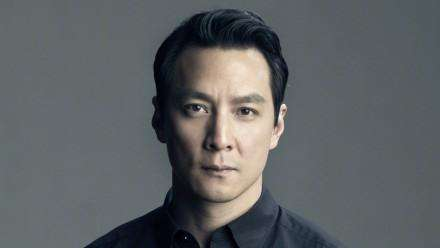
#> input picture students/LvTao/20200410/face1.jpg, 440 x 248 px
$ python 0410_2.py
#> lines starting #> are read from the running program, lines starting #| are printed output that depends on the picture; after the words box and inside, x2 and y2 are one past the last pixel; in counts of white or black regions, pixels touching at a corner belong together
import numpy as np
import cv2

face_cascade = cv2.CascadeClassifier('haarcascade_frontalface_default.xml')
eye_cascade = cv2.CascadeClassifier('haarcascade_eye.xml')
img = cv2.imread("face1.jpg")
#> img is the input picture: shape (248, 440, 3); mean B, G, R 100.1, 97.1, 94.5
gray = cv2.cvtColor(img, cv2.COLOR_BGR2GRAY)
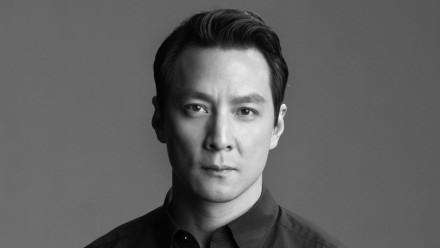
#> gray: shape (248, 440); min 1, max 247, mean 96.6

faces = face_cascade.detectMultiScale(gray, 1.3, 5)
#> faces = [[159, 60, 131, 131]]
for (x,y,w,h) in faces:
    img = cv2.rectangle(img,(x,y),(x+w,y+h),(255,0,0),2)
    roi_gray = gray[y:y+h, x:x+w]
    roi_color = img[y:y+h, x:x+w]
    eyes = eye_cascade.detectMultiScale(roi_gray)
    for (ex,ey,ew,eh) in eyes:
        cv2.rectangle(roi_color,(ex,ey),(ex+ew,ey+eh),(0,255,0),2)
#> this loop made 1 pass
#> (x, y, w, h, eyes) on pass 1: (159, 60, 131, 131, [[24, 35, 28, 28], [69, 34, 33, 33]])
#> pass 1, `img = cv2.rectangle(img,(x,y),(x+w,y+h),(255,0,0),2)`:
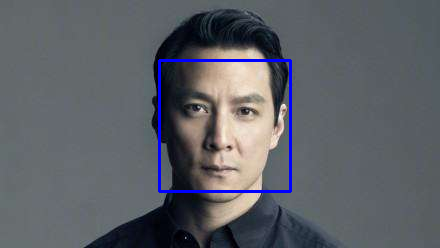
#> img: shape (248, 440, 3); 1.44% of pixels changed, all inside (x1, y1, x2, y2) = (158, 59, 292, 193)
#> pass 1, `roi_gray = gray[y:y+h, x:x+w]`:
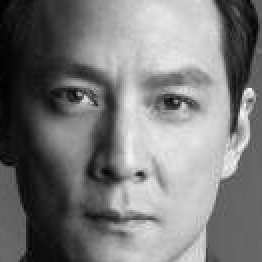
#> roi_gray: shape (131, 131) (shown 2 times larger); min 1, max 247, mean 121.6
#> pass 1, `roi_color = img[y:y+h, x:x+w]`:
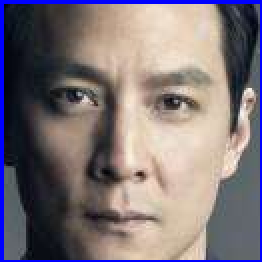
#> roi_color: shape (131, 131, 3) (shown 2 times larger); mean B, G, R 119.6, 115.4, 125.6
#> after the loop:
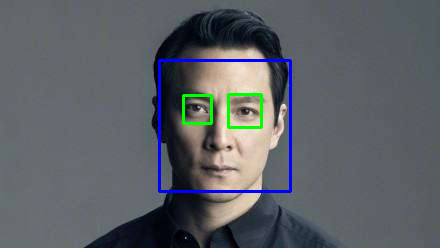
#> img: shape (248, 440, 3); 0.66% of pixels changed, all inside (x1, y1, x2, y2) = (182, 93, 263, 129)
#> after the loop:
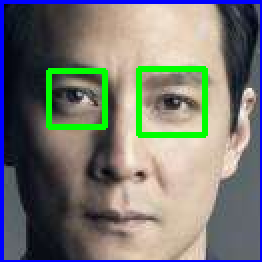
#> roi_color: shape (131, 131, 3) (shown 2 times larger); 4.22% of pixels changed, all inside (x1, y1, x2, y2) = (23, 33, 104, 69)

img1 = cv2.imread("face1.jpg")
cv2.imwrite("face.jpg",img1[y:(y+h),x:(x+w)])
imgface=cv2.imread("face.jpg")
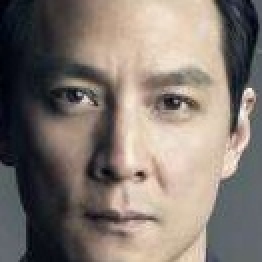
#> imgface: shape (131, 131, 3) (shown 2 times larger); mean B, G, R 112, 119.3, 129.7
cv2.imshow("myface1",imgface)

cv2.imshow('img',img)
cv2.waitKey(0)
cv2.destroyAllWindows()

$ run again, with students/LvTao/20200410/myface.jpg copied over students/LvTao/20200410/face1.jpg
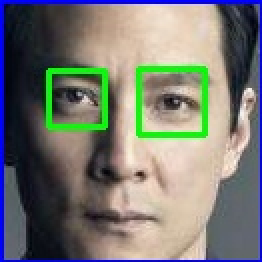
#> input picture students/LvTao/20200410/myface.jpg, 131 x 131 px (shown 2 times larger)
#> img is the input picture: shape (131, 131, 3); mean B, G, R 114.1, 120.2, 119.1
#> `gray = cv2.cvtColor(img, cv2.COLOR_BGR2GRAY)`:
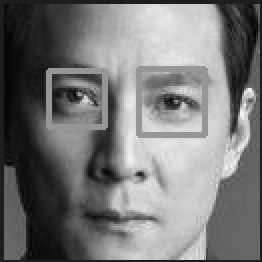
#> gray: shape (131, 131) (shown 2 times larger); min 2, max 246, mean 119.2
#> faces = [[8, 7, 112, 112]]
#> the loop `for (x,y,w,h) in faces:` made 1 pass
#> (x, y, w, h, eyes) on pass 1: (8, 7, 112, 112, [[15, 28, 26, 26], [63, 30, 29, 29]])
#> `imgface=cv2.imread("face.jpg")`:
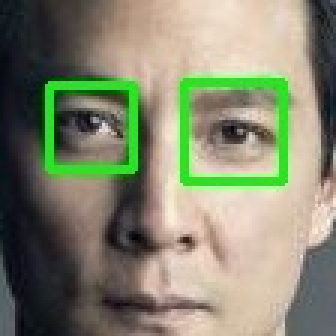
#> imgface: shape (112, 112, 3) (shown 3 times larger); mean B, G, R 111, 134.4, 132.1
